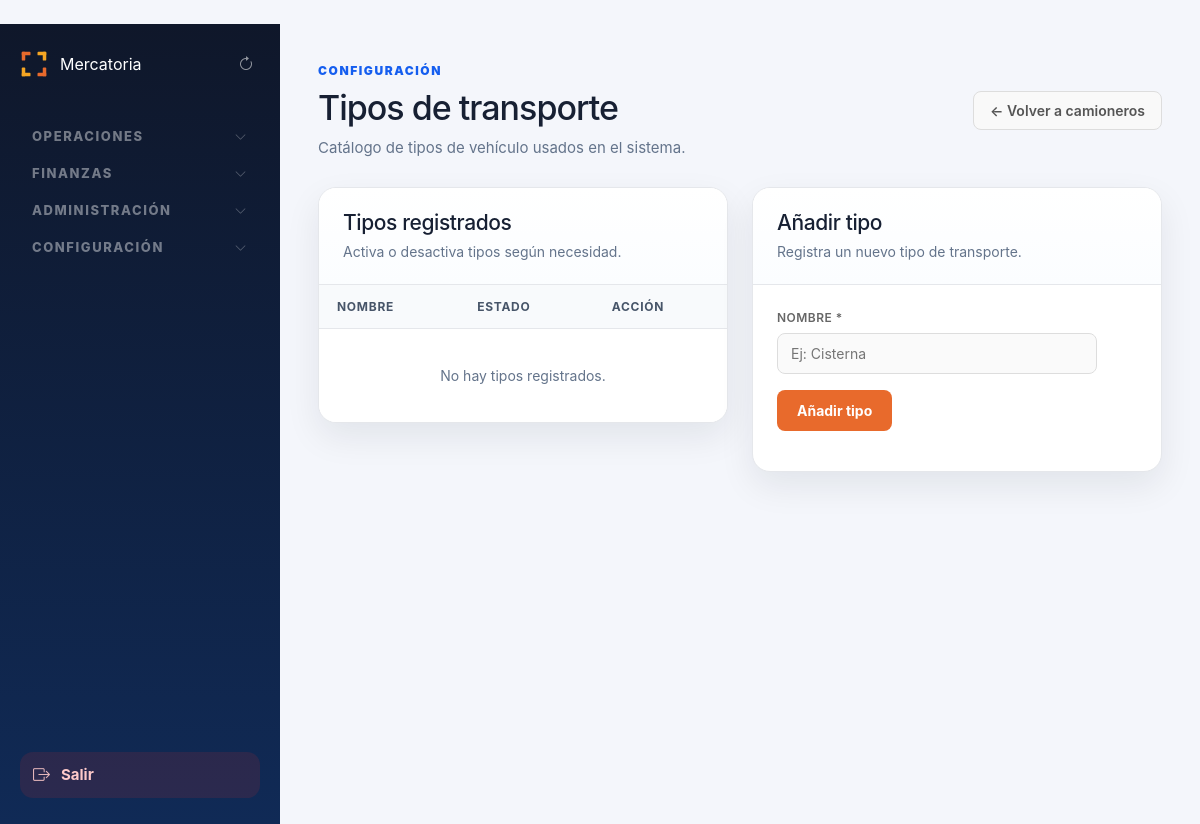
Page /admin/catalogos/tipo-transporte (signed in) on the earlier database version.
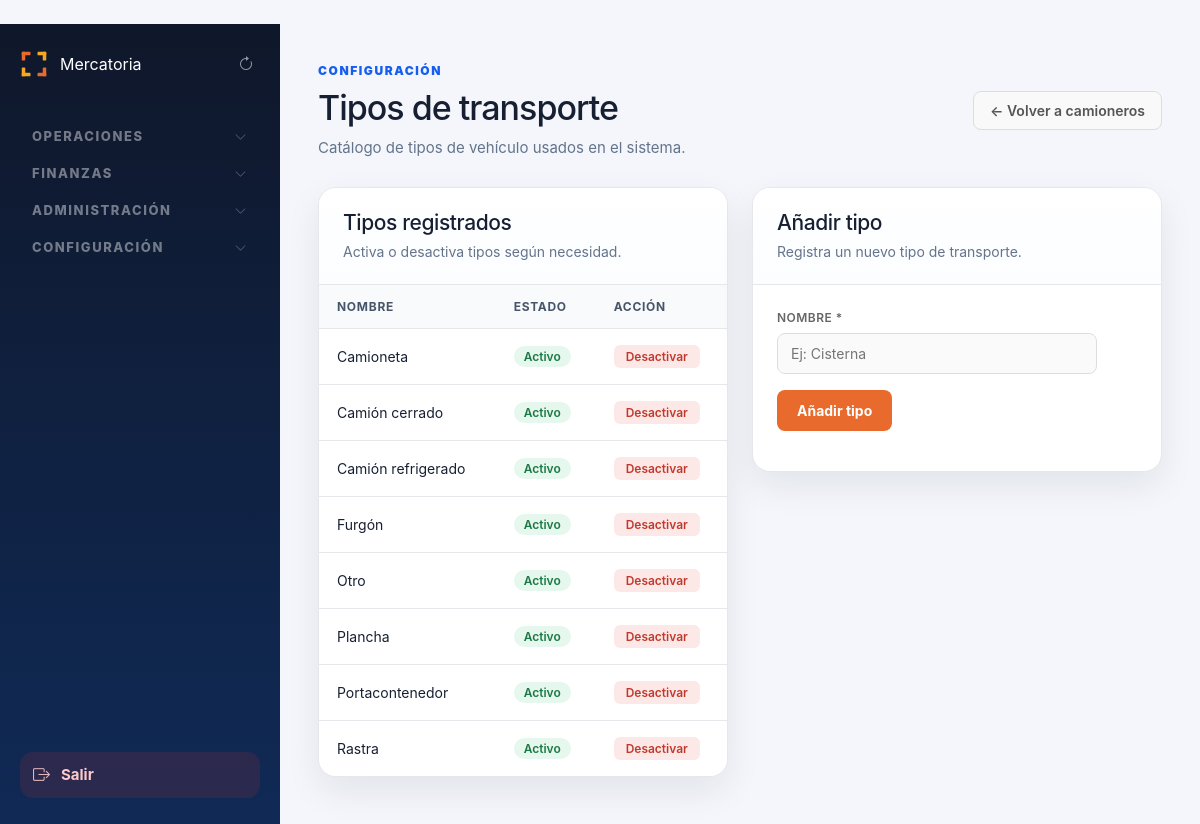
Same page on the later database version.
### tables this page shows
CREATE TABLE catalogo_tipo_transporte (
        id INTEGER PRIMARY KEY AUTOINCREMENT,
        nombre TEXT NOT NULL UNIQUE,
        activo INTEGER DEFAULT 1
    );

### routes/admin.py (the view, shortened to what this page needs)
@admin_bp.route("/catalogos/tipo-transporte", methods=["GET", "POST"])
def catalogo_tipo_transporte_admin():
    if not requiere_admin():
        return redirect("/login")
    if session.get("rol") != "admin":
        return redirect("/admin")
    con = conectar()
    cur = con.cursor()
    error = None
    cur.execute("SELECT id, nombre, activo FROM catalogo_tipo_transporte ORDER BY nombre")
    tipos = cur.fetchall()
    con.close()
    return render_template(
        "admin/catalogo_tipo_transporte.html",
        tipos=tipos,
        error=error,
    )

### app.py (called while the page is built)
@app.before_request
def _record_start_time():
    g.start_time = time.monotonic()

@app.before_request
def _validate_session_role():
    if "user_id" not in session or "rol" not in session:
        return
    try:
        con = conectar()
        cur = con.cursor()
        cur.execute("SELECT rol, activo FROM usuarios WHERE id = ?", (session["user_id"],))
        row = cur.fetchone()
        con.close()
        if not row or not row["activo"]:
            session.clear()
            return
        if row["rol"] != session["rol"]:
            session["rol"] = row["rol"]
    except Exception:
        pass

@app.after_request
def set_security_headers(response):
    response.headers["X-Frame-Options"] = "SAMEORIGIN"
    response.headers["X-Content-Type-Options"] = "nosniff"
    response.headers["X-XSS-Protection"] = "1; mode=block"
    if app.debug:
        ms = (time.monotonic() - getattr(g, "start_time", time.monotonic())) * 1000
        app.logger.debug("[%s] %s %.1fms", request.method, request.path, ms)
    return response

### database.py (called while the page is built)
    def fetchone(self):
        return self._cursor.fetchone()

    def fetchall(self):
        return self._cursor.fetchall()

### templates/admin/catalogo_tipo_transporte.html (shortened to what this page needs)
{% extends "admin/base_admin.html" %}
{% block contenido %}
<div class="page-header">
    <div>
        <span class="eyebrow">Configuración</span>
        <h1>Tipos de transporte</h1>
        <p>Catálogo de tipos de vehículo usados en el sistema.</p>
    </div>
    <a href="/admin/camioneros" class="btn-volver">← Volver a camioneros</a>
</div>
<div style="display:grid;grid-template-columns:1fr 1fr;gap:24px;align-items:start;">
    <section class="panel">
        <div class="panel-header">
            <div>
                <h2>Tipos registrados</h2>
                <p>Activa o desactiva tipos según necesidad.</p>
            </div>
        </div>
        <div class="table-wrapper">
            <table class="data-table">
                <thead>
                    <tr>
                        <th>Nombre</th>
                        <th>Estado</th>
                        <th>Acción</th>
                    </tr>
                </thead>
                <tbody>
                    {% for t in tipos %}
                    <tr>
                        <td>{{ t.nombre }}</td>
                        <td>
                            {% if t.activo %}
                            <span style="display:inline-block;padding:3px 10px;border-radius:999px;font-size:12px;font-weight:600;background:#e6f7ee;color:#1a7a45;">Activo</span>
                            {% else %}
                            <span style="display:inline-block;padding:3px 10px;border-radius:999px;font-size:12px;font-weight:600;background:#f0f0f0;color:#888;">Inactivo</span>
                            {% endif %}
                        </td>
                        <td>
                            <form method="POST" action="/admin/catalogos/tipo-transporte" style="display:inline;">
                                <button type="submit" class="btn-toggle {% if t.activo %}btn-desactivar{% else %}btn-activar{% endif %}">
                                    {% if t.activo %}Desactivar{% else %}Activar{% endif %}
                                </button>
                            </form>
                        </td>
                    </tr>
                    {% else %}
                    <tr><td colspan="3" class="empty-state">No hay tipos registrados.</td></tr>
                    {% endfor %}
                </tbody>
            </table>
        </div>
    </section>
    <section class="panel">
        <div class="panel-header">
            <div>
                <h2>Añadir tipo</h2>
                <p>Registra un nuevo tipo de transporte.</p>
            </div>
        </div>
        <div style="padding:24px;">
            <form method="POST" action="/admin/catalogos/tipo-transporte">
                <div style="margin-bottom:16px;">
                    <label style="display:block;font-size:12px;color:#666;font-weight:600;text-transform:uppercase;letter-spacing:.04em;margin-bottom:6px;">
                        Nombre *
                    </label>
                    <input type="text" name="nombre" class="input-crud"
                           placeholder="Ej: Cisterna" required
                           style="max-width:320px;">
                </div>
                <button type="submit" class="btn-crud-primary">Añadir tipo</button>
            </form>
        </div>
    </section>
</div>
{% endblock %}

Differences in the rows shown:
added catalogo_tipo_transporte: nombre "Camioneta", activo "Activo"
added catalogo_tipo_transporte: nombre "Camión cerrado", activo "Activo"
added catalogo_tipo_transporte: nombre "Camión refrigerado", activo "Activo"
added catalogo_tipo_transporte: nombre "Furgón", activo "Activo"
added catalogo_tipo_transporte: nombre "Otro", activo "Activo"
added catalogo_tipo_transporte: nombre "Plancha", activo "Activo"
added catalogo_tipo_transporte: nombre "Portacontenedor", activo "Activo"
added catalogo_tipo_transporte: nombre "Rastra", activo "Activo"
Other differences:
text no longer shown: "No hay tipos registrados."
